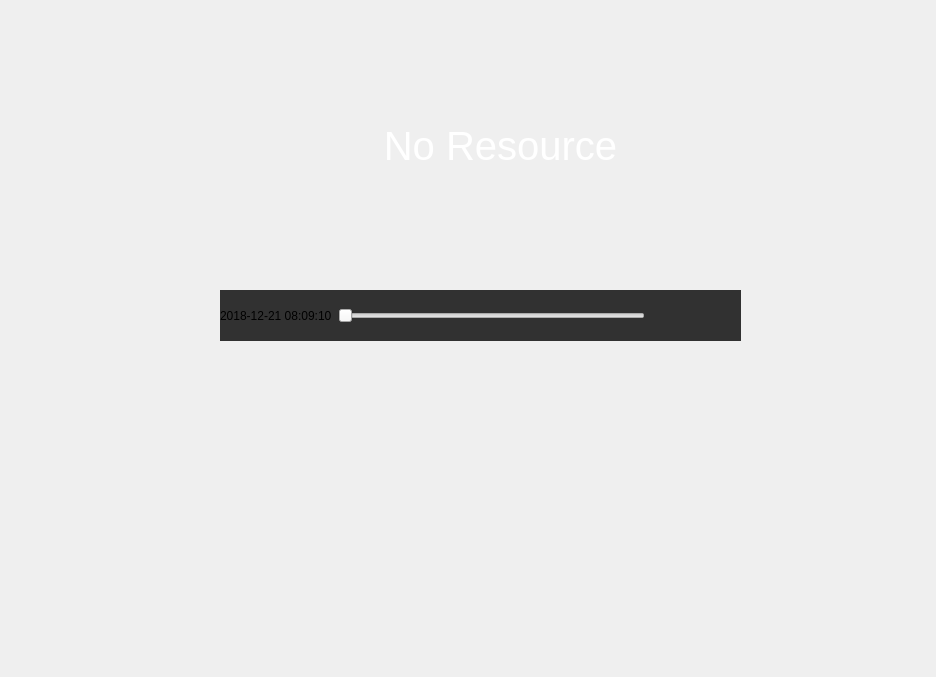
<?xml version="1.0" encoding="UTF-8"?>
<ui version="4.0">
 <class>LiveViewTargetPlay</class>
 <widget class="QWidget" name="LiveViewTargetPlay">
  <property name="geometry">
   <rect>
    <x>0</x>
    <y>0</y>
    <width>936</width>
    <height>677</height>
   </rect>
  </property>
  <property name="windowTitle">
   <string>Form</string>
  </property>
  <widget class="QWidget" name="widget_playbar" native="true">
   <property name="geometry">
    <rect>
     <x>220</x>
     <y>290</y>
     <width>521</width>
     <height>51</height>
    </rect>
   </property>
   <property name="styleSheet">
    <string notr="true">QPushButton
{
	border: 0px;
	padding: 0px;
	min-width: 26px;
	min-height: 26px;
	background-color: transparent;
}
QPushButton:hover
{
	background-color: transparent;
}
QPushButton:pressed
{
	background-color: transparent;
}
QWidget#widget_playbar
{
	background-color: #313131;
}</string>
   </property>
   <layout class="QHBoxLayout" name="horizontalLayout">
    <property name="topMargin">
     <number>0</number>
    </property>
    <property name="bottomMargin">
     <number>0</number>
    </property>
    <item>
     <widget class="QLabel" name="label_time">
      <property name="text">
       <string>2018-12-21 08:09:10</string>
      </property>
     </widget>
    </item>
    <item>
     <widget class="TimeSlider" name="slider_time">
      <property name="sizePolicy">
       <sizepolicy hsizetype="Expanding" vsizetype="Expanding">
        <horstretch>0</horstretch>
        <verstretch>0</verstretch>
       </sizepolicy>
      </property>
      <property name="orientation">
       <enum>Qt::Horizontal</enum>
      </property>
     </widget>
    </item>
    <item>
     <widget class="QPushButton" name="pushButton_play">
      <property name="minimumSize">
       <size>
        <width>26</width>
        <height>26</height>
       </size>
      </property>
      <property name="maximumSize">
       <size>
        <width>26</width>
        <height>26</height>
       </size>
      </property>
      <property name="styleSheet">
       <string notr="true">QPushButton
{
	border-image: url(:/retrieve/retrieve/playbutton.png);
}
QPushButton:hover
{
	border-image: url(:/retrieve/retrieve/playbutton_hover.png);
}
QPushButton:pressed
{
	border-image: url(:/retrieve/retrieve/playbutton.png);
}
</string>
      </property>
      <property name="text">
       <string/>
      </property>
     </widget>
    </item>
    <item>
     <widget class="QPushButton" name="pushButton_pause">
      <property name="minimumSize">
       <size>
        <width>26</width>
        <height>26</height>
       </size>
      </property>
      <property name="maximumSize">
       <size>
        <width>26</width>
        <height>26</height>
       </size>
      </property>
      <property name="styleSheet">
       <string notr="true">QPushButton
{
	border-image: url(:/retrieve/retrieve/pause.png);
}
QPushButton:hover
{
	border-image: url(:/retrieve/retrieve/pause_hover.png);
}
QPushButton:pressed
{
	border-image: url(:/retrieve/retrieve/pause.png);
}</string>
      </property>
      <property name="text">
       <string/>
      </property>
     </widget>
    </item>
    <item>
     <widget class="QPushButton" name="pushButton_close">
      <property name="minimumSize">
       <size>
        <width>26</width>
        <height>26</height>
       </size>
      </property>
      <property name="maximumSize">
       <size>
        <width>26</width>
        <height>26</height>
       </size>
      </property>
      <property name="styleSheet">
       <string notr="true">QPushButton
{
	border-image: url(:/retrieve/retrieve/close.png);
}
QPushButton:hover
{
	border-image: url(:/retrieve/retrieve/close_hover.png);
}
QPushButton:pressed
{
	border-image: url(:/retrieve/retrieve/close.png);
}</string>
      </property>
      <property name="text">
       <string/>
      </property>
     </widget>
    </item>
   </layout>
  </widget>
  <widget class="QLabel" name="label_noResource">
   <property name="geometry">
    <rect>
     <x>380</x>
     <y>110</y>
     <width>241</width>
     <height>71</height>
    </rect>
   </property>
   <property name="styleSheet">
    <string notr="true">color: #FFFFFF;
font-size: 30pt;</string>
   </property>
   <property name="text">
    <string>No Resource</string>
   </property>
   <property name="alignment">
    <set>Qt::AlignCenter</set>
   </property>
  </widget>
 </widget>
 <customwidgets>
  <customwidget>
   <class>TimeSlider</class>
   <extends>QSlider</extends>
   <header>timeslider.h</header>
   <container>1</container>
  </customwidget>
 </customwidgets>
 <resources/>
 <connections/>
</ui>
